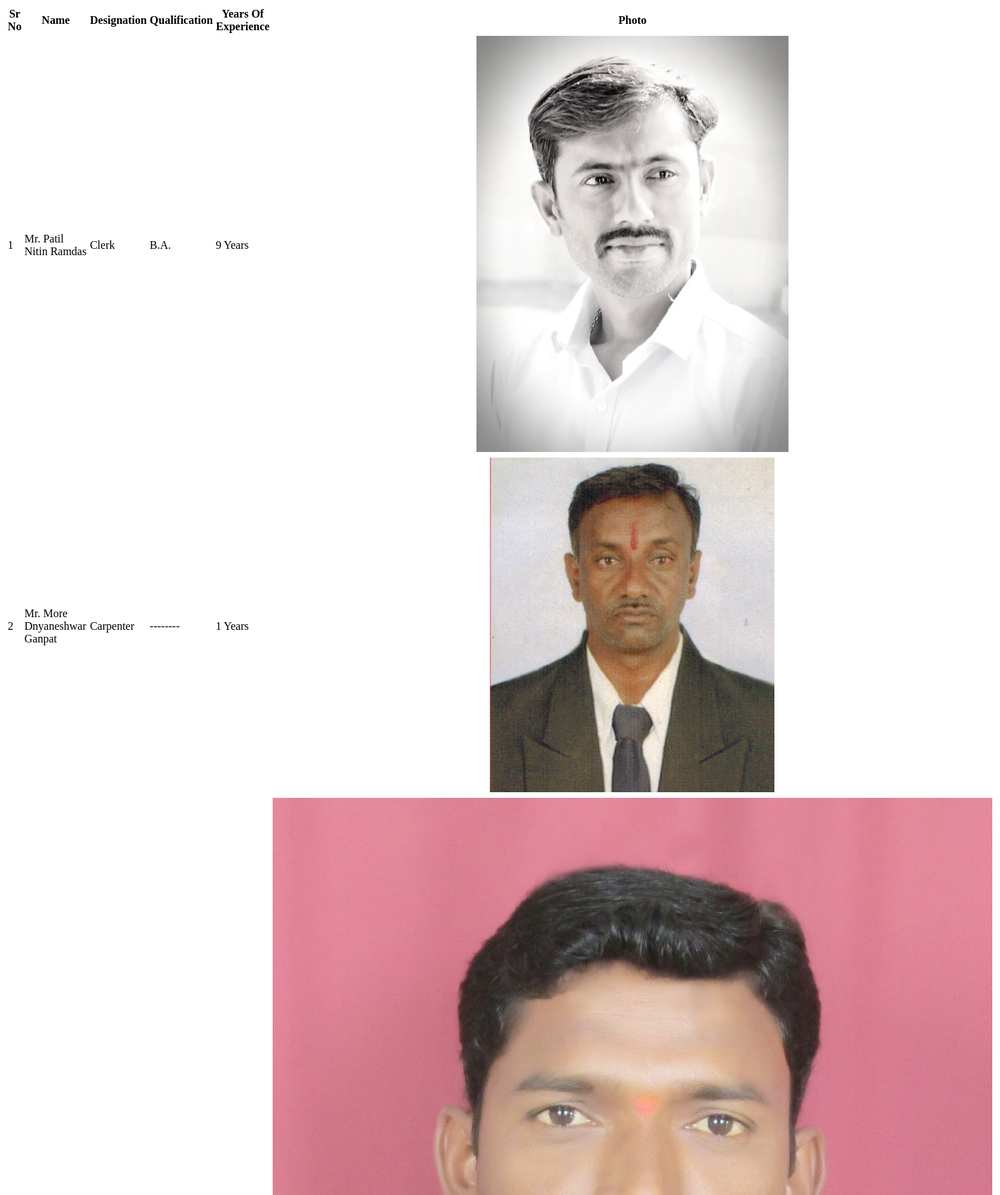
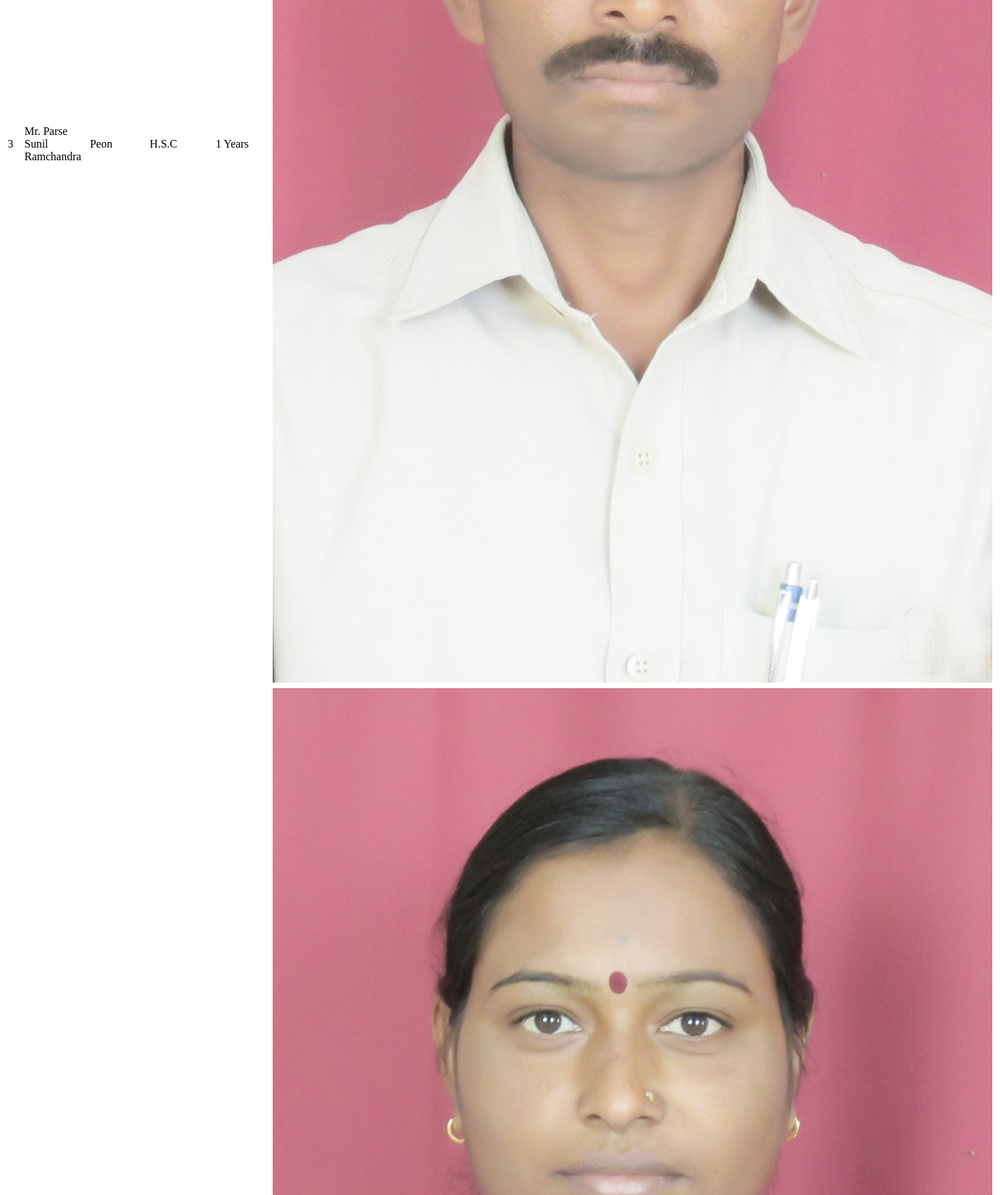
Page /nonteachingstaff.php (upper part) on the committed database (2 pictures, top to bottom).
### tables this page shows
CREATE TABLE `tbl_faculty` (
  `id` int(30) NOT NULL AUTO_INCREMENT,
  `type` varchar(15) NOT NULL,
  `name` varchar(100) NOT NULL,
  `designation` varchar(100) NOT NULL,
  `qualification` varchar(100) NOT NULL,
  `experience` int(2) NOT NULL,
  `photo` varchar(50) NOT NULL,
  PRIMARY KEY (`id`)
);

### nonteachingstaff.php (the view, shortened to what this page needs)
<!DOCTYPE html>
<html xmlns="http://www.w3.org/1999/xhtml">
<head>
<link href="ControlPanel/assets/js/dataTables/dataTables.bootstrap.css" rel="stylesheet" />
<div class="col-md-12">
	<div class="panel panel-default">
		<div class="panel-body">
			<div class="table-responsive">
				<table class="table table-striped table-bordered table-hover" id="dataTables-example">
					<thead>
						<tr>
							<th>Sr No</th>
							<th>Name</th>
							<th>Designation</th>
							<th>Qualification</th>
							<th>Years Of Experience</th>
							<th>Photo</th>
						</tr>
					</thead>
					<tbody>
						<?php
						include('conn.php');
						$fetch_basic_profile="select * from tbl_faculty where type='Non-Teaching' order by id asc";
						$basic_profile_rs= mysqli_query($conn,$fetch_basic_profile);
						$i=0;
						while($basic_profile_row = mysqli_fetch_array($basic_profile_rs))
							{
							$type=$basic_profile_row[1];
							if($type == "Teaching")
								$target_path="faculty/teaching/";
							else if($type == "Non-Teaching")
								$target_path="faculty/nonteaching/";
							else if($type == "Supporting")
								$target_path="faculty/supporting/";
							++$i;
							echo "<tr>";
							echo "<td><input type='hidden' name='id' value='$basic_profile_row[0]'>$i</td>";
							echo "<td>".$basic_profile_row[2]."</td>";
							echo "<td>".$basic_profile_row[3]."</td>";
							echo "<td>".$basic_profile_row[4]."</td>";
							echo "<td>".$basic_profile_row[5]." Years</td>";
							echo "<td align='center'><img src='$target_path/$basic_profile_row[6]' class='myimg'></td>";
							echo "</tr>";
							}
						?>
					</tbody>
				</table>
			</div>
		</div>
	</div>
</div>

### rows in the picture
tbl_faculty: name "Mr. Patil Nitin Ramdas", designation "Clerk", qualification "B.A.", experience "9", photo (picture)
tbl_faculty: name "Mr. More Dnyaneshwar Ganpat", designation "Carpenter", qualification "--------", experience "1", photo (picture)
tbl_faculty: name "Mr. Parse Sunil Ramchandra", designation "Peon", qualification "H.S.C", experience "1", photo (picture)
tbl_faculty: photo (picture)
